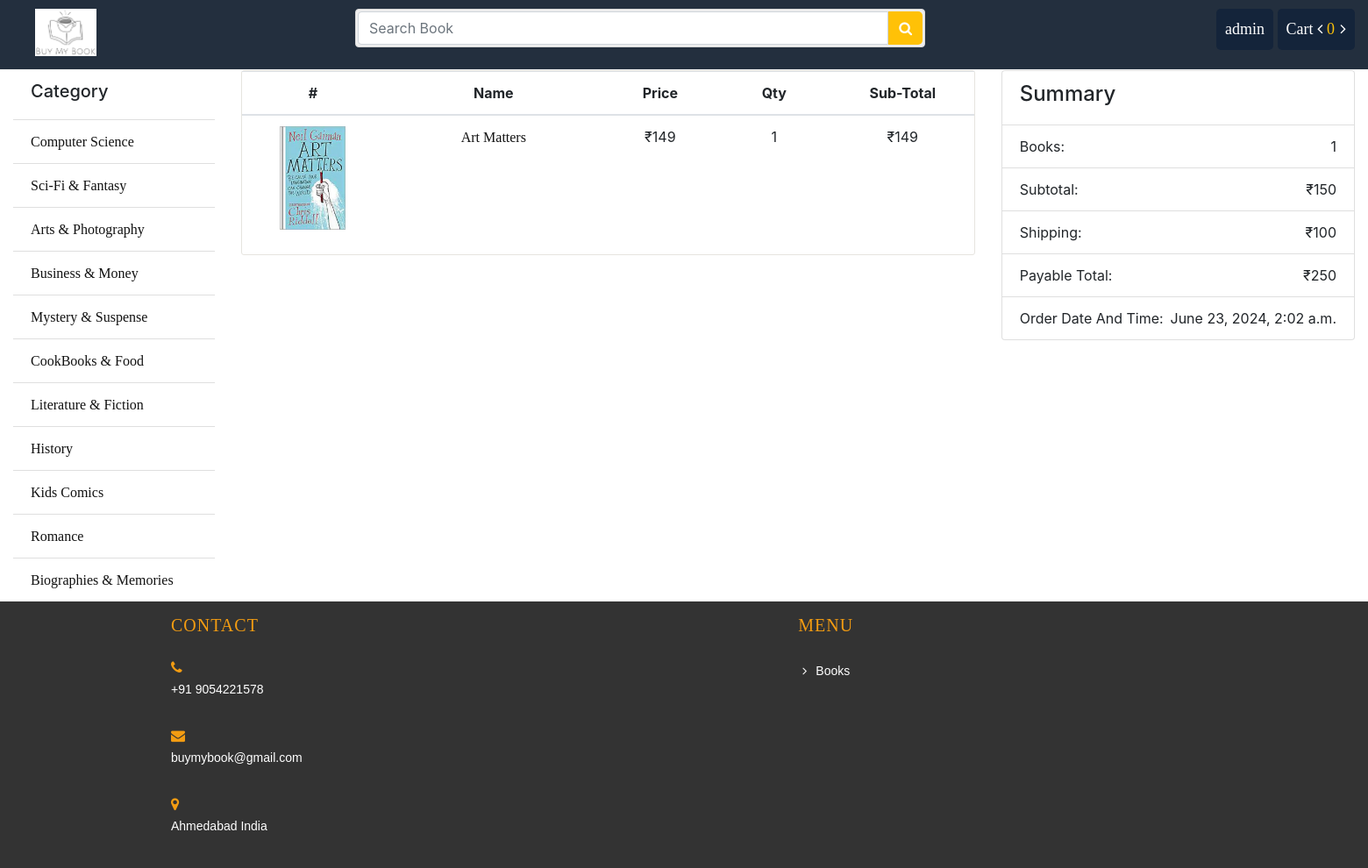
The page /order/28 (signed in) on the database its author committed.
### store/models.py (models this page shows, shortened)
class Category(models.Model):
	name = models.CharField(max_length = 100)
	slug = models.SlugField(max_length = 150, unique=True ,db_index=True)
	icon = models.FileField(upload_to = "category/")
	create_at = models.DateTimeField(auto_now_add = True)
	updated_at = models.DateTimeField(auto_now_add = True)

class Book(models.Model):
	writer = models.ForeignKey(Writer, on_delete = models.CASCADE)
	category = models.ForeignKey(Category, on_delete = models.CASCADE)
	name = models.CharField(max_length = 100)
	slug = models.SlugField(max_length=100, db_index=True)
	price = models.IntegerField()
	stock = models.IntegerField()
	coverpage = models.FileField(upload_to = "coverpage/")
	bookpage = models.FileField(upload_to = "bookpage/")
	created = models.DateTimeField(auto_now_add=True)
	updated = models.DateTimeField(auto_now=True)
	totalreview = models.IntegerField(default=1)
	totalrating = models.IntegerField(default=5)
	status = models.IntegerField(default=0)
	description = models.TextField()

### order/models.py (models this page shows, shortened)
class OrderItem(models.Model):
    order = models.ForeignKey(Order, on_delete=models.CASCADE)
    book = models.ForeignKey(Book, on_delete=models.CASCADE)
    price = models.DecimalField(max_digits=10, decimal_places=2)
    quantity = models.PositiveIntegerField(default=1)

class Order(models.Model):
	customer = models.ForeignKey(User, on_delete = models.CASCADE)
	name = models.CharField(max_length=30)
	email = models.EmailField()
	phone = PhoneNumberField(blank=False)
	address = models.CharField(max_length=150)
	division = models.CharField(max_length=20)
	district = models.CharField(max_length=30)
	zip_code = models.IntegerField(validators=[validate_zip_code])
	payment_method = models.CharField(max_length = 50)
	payable = models.IntegerField()
	totalbook = models.IntegerField()
	created = models.DateTimeField(auto_now_add=True)
	updated = models.DateTimeField(auto_now=True)
	paid = models.BooleanField(default=False)
	class Meta:
		ordering = ('-created', )

### order/views.py (the view)
# urls.py: path('<int:id>', views.order_details, name="order_details"),
def order_details(request, id):
	order_summary = get_object_or_404(Order, id=id)
	if order_summary.customer_id != request.user.id:
		return redirect('store:index')
	orderedItem = OrderItem.objects.filter(order_id=id)
	context = {
		"o_summary": order_summary,
		"o_item": orderedItem
	}
	return render(request, 'order/details.html', context)

### cart/cart.py (called while the page is built)
    def __len__(self):
        return sum(item['quantity'] for item in self.cart.values())

### store/context_processors.py (called while the page is built)
def sidebar(request):
	categories = Category.objects.all()
	context = {
		"cat":categories
	}
	return context

def cart(request):
	cart = Cart(request)
	context = {
		"cart": cart
	}
	return context

### store/templatetags/customfunction.py (called while the page is built)
@register.filter(name='subtotal')
def subtotal(value, args):
	return value*args

### order/templates/order/details.html
{% extends 'store/base.html' %}
{% load static %}
{% load customfunction %}
{% block container %}
			<div class="row">
				<div class="col-sm-8">
					<div class="cart_info">
					    <table class="table table-hover">
					        <thead class="text-center">
					            <tr>
					                <th scope="col">#</th>
					                <th scope="col" style="width: 250px">Name</th>
					                <th scope="col">Price</th>
					                <th scope="col" >Qty</th>
					                <th scope="col"> Sub-Total</th>
					            </tr>
					        </thead>
					        <tbody class="text-center">
					        	{% for item in o_item %}
					            <tr>
					                <td class="cart_coverpage"><a href="{% url 'store:book' id=item.book.id %}"><img src="{{ item.book.coverpage.url}}"></a></td>
					                <td><a href="{% url 'store:book' id=item.book.id %}">{{ item.book.name }}</a></td>
					                <td class="cart_quantity">₹{{ item.book.price }}</td>
					                <td class="cart_quantity">{{ item.quantity }}</td>
					                <td>₹{{ item.book.price|subtotal:item.quantity }}</td>
					            </tr>
					            {% endfor %}
					        </tbody>
					    </table>
					</div>
				</div>
				<div class="col-sm-4">
					<ul class="list-group">
						<li class="list-group-item d-flex justify-content-between align-items-center"><h4>Summary</h4></li>
						<li class="list-group-item d-flex justify-content-between align-items-center">Books:<span>{{ o_summary.totalbook }}</span></li>
						<li class="list-group-item d-flex justify-content-between align-items-center">Subtotal:<span>₹{{ o_summary.payable }}</span></li>
						<li class="list-group-item d-flex justify-content-between align-items-center">Shipping:<span>₹{{ 100 }}</span></li>
						<li class="list-group-item d-flex justify-content-between align-items-center">Payable Total:<span>₹{{ o_summary.payable|add:100 }}</span></li>
						<li class="list-group-item d-flex justify-content-between align-items-center">Order Date And Time:<span>{{ o_summary.created }}</span></li>
					</ul>
				</div>
			</div>
		{% endblock %}

### store/templates/store/bin/header.html (shortened to what this page needs)
{% load static %}
<div class="header-top">
	<div class="container-fluid">
		<div class="row">
			<div class="col-sm-3">
				<div class="pull-left">
					<a href="{% url 'store:index' %}"><img src="{% static 'images/logo/logo.png' %}" alt="" class="logo"/></a>
				</div>
			</div>
			<div class="col-sm-5">
				<form action="{% url 'search:search' %}" method="GET">
					<div class="input-group search_box">
						<input type="text" class="form-control" placeholder="Search Book" name="q" value="{{search}}">
						<button class="btn btn-primary" type="submit"><i class="fa fa-search"></i></button>
					</div>
				</form>
			</div>
			<div class="col-sm-4">
				<div class="pull-right">
					<ul class="navbar-nav">
						{% if request.user.is_authenticated %}
					    <li class="dropdown profile"><a href="#">{{ request.user.username }}</a>
					    </li>
					    <li class="cart">
					    	<a href="{% url 'cart:cart_details' %}">Cart <i class="fa fa-angle-left"></i>
					    		<span class="totalcart" id="gettotalcart"> {{ cart|length }} </span>
					    		<i class="fa fa-angle-right"></i>
					    	</a>
					    </li>
					    {% endif %}
					</ul>
				</div>
			</div>
		</div>
	</div>
</div>

### store/templates/store/bin/sidebar.html
			<ul class="list-group list-group-flush">
				<li class="list-group-item"><h5>Category</h5></li>
				{% for p in cat %}
				<li class="list-group-item"><a href="{% url 'store:category' id=p.id %}">{{p.name}}</a></li>
				{% endfor %}
			</ul>

### static/css/style.css (style rules this page uses)
.header-top { border-bottom: 1px solid #f5f5f5; padding-top: 10px; padding-bottom: 15px; background: none repeat scroll 0 0 #232f3e; }
.search_box { padding: 2px; background-color: #efefef; border: 1px solid #d9d9d9; border-radius: 4px; position:absolute; width:100%; }
.search_box .btn.btn-primary { background:#ffc107 !important; border-color: #ffc107; border: 0 none; border-radius: 0; margin-top: 0; border-radius: 0 5px 5px 0 ; }
.navbar-nav { display: block; }
.navbar-nav li { display: inline-block; }
.navbar-nav li a { color: #fff; font-size: 18px; text-decoration: none; }
.cart, .profile { background: #14243a; padding: 10px; border-radius: 5px; }
.totalcart { color: #fac10a; margin-right:2px; }
.titleheader > h3, a { font-family: "Times New Roman", Times, serif; display: inline-block; }
ul li { list-style: none; }
.list-group li a { color: #111; }
td a { color: #111!important; }
.cart_info { border: 1px solid #E6E4DF; border-radius: 3px; margin-bottom: 20px; }
.cart_coverpage a img { max-width:75px; }
.cart_quantity { width: 130px; }

### store/templates/store/bin/header.html (style rules this page uses)
.logo { margin-left: 25px; background: white; width: 70px; height: auto; }

### rows shown on the page
Category: name "Computer Science"
Category: name "Sci-Fi & Fantasy"
Category: name "Arts & Photography"
Category: name "Business & Money"
Category: name "Mystery & Suspense"
Category: name "CookBooks & Food"
Category: name "Literature & Fiction"
Category: name "History"
Category: name "Kids Comics"
Category: name "Romance"
Category: name "Biographies & Memories"
OrderItem: book.coverpage (picture), book.name "Art Matters", book.price "149", quantity "1", book.price|subtotal "149"
Order: totalbook "1", payable "150", payable|add "250", created "June 23, 2024, 2:02 a.m."

### other values the page prints
{{ request.user.username }} "admin"
{{ cart|length }} "0"
{{ 100 }} "100"
